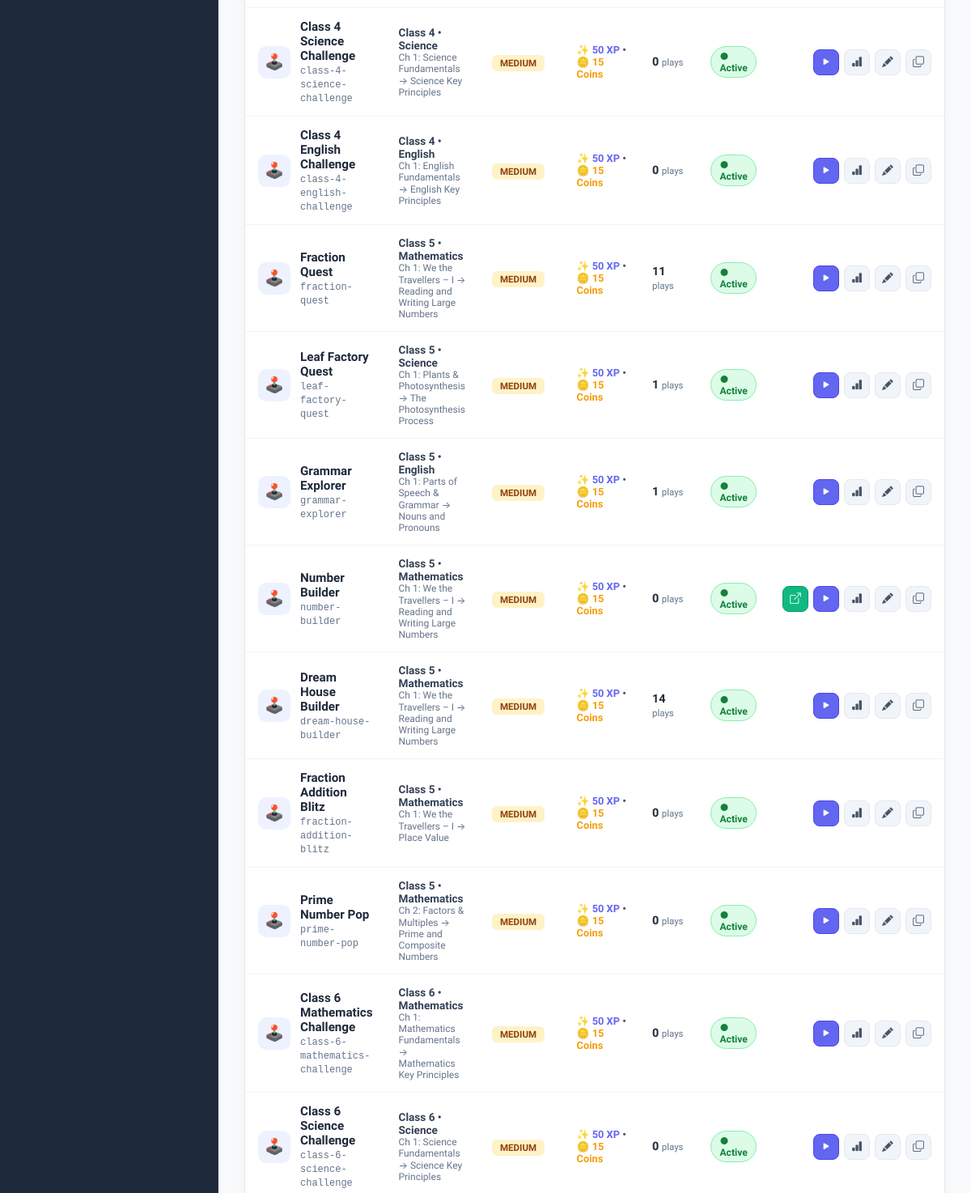
Page /tezadmin/games/ (signed in, middle part) on the earlier database version.
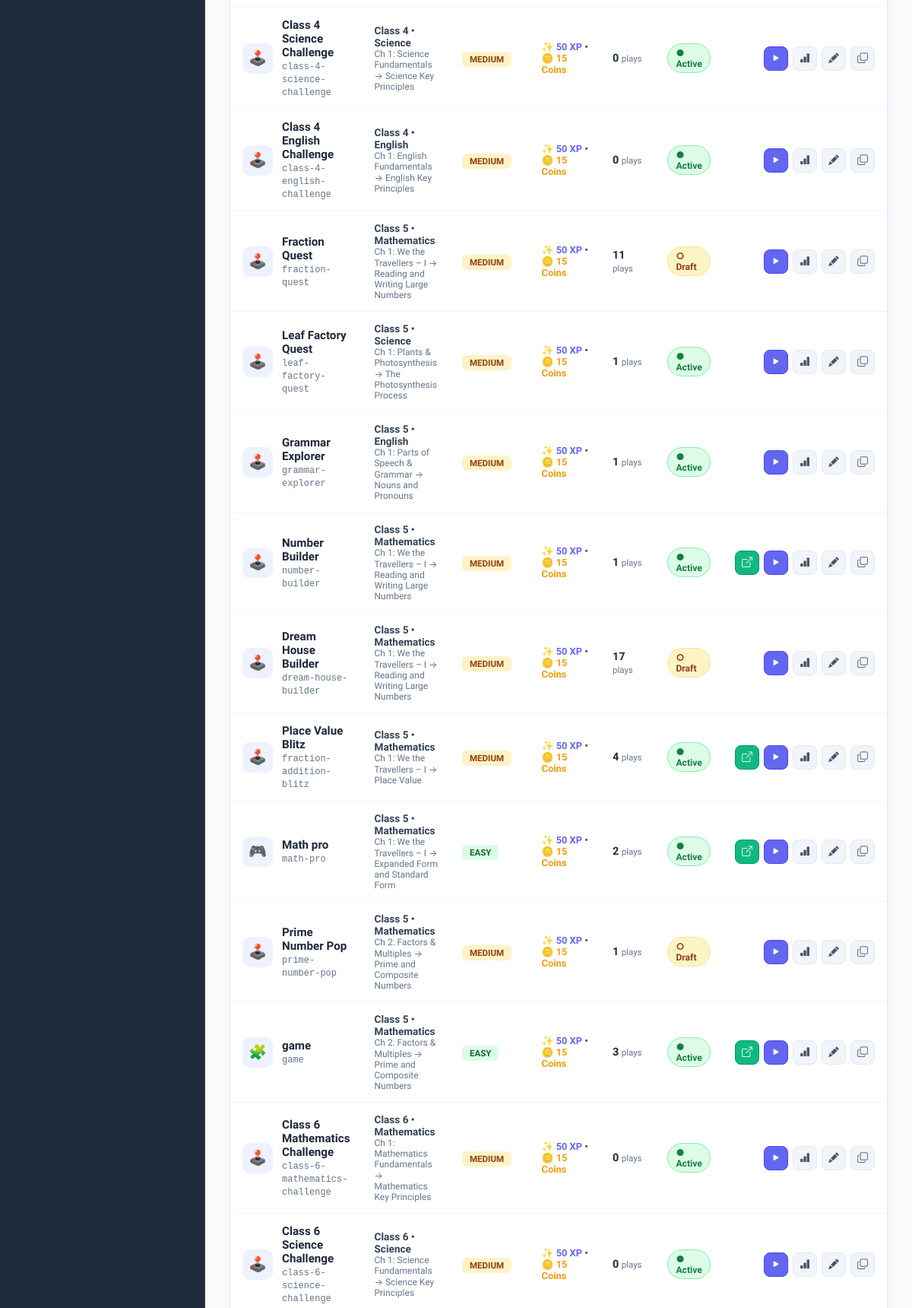
Same page on the later database version.
### games/models.py (models this page shows, shortened)
class Game(models.Model):
    DIFFICULTY_CHOICES = [
        ("easy", "Easy"),
        ("medium", "Medium"),
        ("hard", "Hard"),
    ]
    concept = models.ForeignKey(Concept, on_delete=models.CASCADE, related_name="games")
    template = models.ForeignKey(GameTemplate, on_delete=models.SET_NULL, null=True, blank=True, related_name="games")
    title = models.CharField(max_length=255)
    slug = models.SlugField(unique=True, max_length=255, blank=True, null=True)
    game_path = models.CharField(
        max_length=500,
        blank=True,
        default="",
        help_text="Path within games/ folder, e.g. class_5/mathematics/chapter_01_large_numbers/topic_01_reading_writing_numbers/number_builder"
    )
    game_type = models.CharField(max_length=50, default="house_builder", help_text="Engine identifier: house_builder, shopping, fractions, etc.")
    description = models.TextField(blank=True)
    instructions = models.TextField(blank=True)
    difficulty = models.CharField(max_length=20, choices=DIFFICULTY_CHOICES, default="medium")
    thumbnail = models.CharField(max_length=255, blank=True, null=True)
    estimated_time = models.PositiveIntegerField(default=15, help_text="Estimated play time in minutes")
    xp_reward = models.PositiveIntegerField(default=50)
    coin_reward = models.PositiveIntegerField(default=15)
    config = models.JSONField(default=dict, blank=True)  # General game config
    is_active = models.BooleanField(default=True)
    created_at = models.DateTimeField(default=timezone.now)
    updated_at = models.DateTimeField(auto_now=True)

### academics/models.py (models this page shows, shortened)
class Concept(models.Model):
    DIFFICULTY_CHOICES = [
        ("easy", "Easy"),
        ("medium", "Medium"),
        ("hard", "Hard"),
    ]
    chapter = models.ForeignKey(Chapter, on_delete=models.CASCADE, related_name="concepts")
    name = models.CharField(max_length=255)
    slug = models.SlugField(blank=True)
    description = models.TextField()
    real_world_example = models.TextField(blank=True, null=True)
    difficulty = models.CharField(max_length=20, choices=DIFFICULTY_CHOICES, default="medium")
    estimated_time = models.PositiveIntegerField(default=15, help_text="Estimated time in minutes")
    order = models.PositiveIntegerField()
    is_active = models.BooleanField(default=True)
    class Meta:
        ordering = ["order"]
        unique_together = ("chapter", "order")

class Chapter(models.Model):
    class_subject = models.ForeignKey(ClassSubject, on_delete=models.CASCADE, related_name="chapters")
    name = models.CharField(max_length=255)
    slug = models.SlugField(blank=True)
    description = models.TextField(blank=True)
    order = models.PositiveIntegerField()
    is_active = models.BooleanField(default=True)
    class Meta:
        ordering = ["order"]
        unique_together = ("class_subject", "order")

class ClassSubject(models.Model):
    student_class = models.ForeignKey(Class, on_delete=models.CASCADE, related_name="class_subjects")
    subject = models.ForeignKey(Subject, on_delete=models.CASCADE, related_name="class_subjects")
    total_modules = models.PositiveIntegerField(default=0)
    class Meta:
        unique_together = ("student_class", "subject")

class Class(models.Model):
    grade_number = models.PositiveIntegerField(unique=True)
    name = models.CharField(max_length=50)           # e.g., "Grade 5"
    class_label = models.CharField(max_length=50)    # e.g., "Class 5"
    slug = models.SlugField(unique=True, blank=True)  # e.g., "class-5"
    stage = models.CharField(max_length=100)          # e.g., "Olympiad Challenger"
    age_group = models.CharField(max_length=50)       # e.g., "Age 10 - 11"
    description = models.TextField(blank=True)
    category = models.CharField(
        max_length=20,
        choices=[
            ("primary", "Primary"),
            ("middle", "Middle"),
            ("senior", "Senior"),
        ]
    )
    is_active = models.BooleanField(default=True)
    created_at = models.DateTimeField(auto_now_add=True, null=True)
    updated_at = models.DateTimeField(auto_now=True, null=True)
    class Meta:
        verbose_name_plural = "Classes"
        ordering = ["grade_number"]

class Subject(models.Model):
    title = models.CharField(max_length=100, unique=True)
    subtitle = models.CharField(max_length=255)
    olympiad_code = models.CharField(max_length=100)
    icon_type = models.CharField(
        max_length=50,
        choices=[
            ("math", "math"),
            ("science", "science"),
            ("english", "english"),
        ]
    )
    color_theme = models.JSONField()
    is_active = models.BooleanField(default=True)

### common/admin_views.py (the view, shortened to what this page needs)
# urls.py: path("games/", admin_views.admin_game_library_view, name="game_library"),
@admin_required
def admin_game_library_view(request):
    games = (
        Game.objects
        .select_related("concept__chapter__class_subject__student_class", "concept__chapter__class_subject__subject")
        .order_by("concept__chapter__class_subject__student_class__grade_number", "concept__chapter__order", "concept__order")
    )
    for g in games:
        g.play_count = g.sessions.count()
        g.has_custom_html = False
        g.direct_preview_url = None
        if g.game_path:
            clean_path = g.game_path.strip("/\\")
            html_file = settings.BASE_DIR / "games" / clean_path / "index.html"
            if html_file.exists():
                g.has_custom_html = True
                g.direct_preview_url = f"/static/games/{clean_path}/index.html"
    context = {
        "title": "Educational Game Library",
        "active_tab": "games",
        "games": games,
        "classes": Class.objects.filter(is_active=True).order_by("grade_number"),
    }
    return render(request, "admin/game_library.html", context)

### common/admin_views.py (called while the page is built)
def admin_required(view_func):
    @wraps(view_func)
    def _wrapped_view(request, *args, **kwargs):
        if not request.user.is_authenticated:
            return redirect(f"/tezadmin/login/?next={request.path}")
        if not (request.user.is_staff or request.user.is_superuser):
            if request.headers.get("x-requested-with") == "XMLHttpRequest" or request.content_type == "application/json":
                return JsonResponse({"success": False, "message": "Access restricted: Administrator permissions required."}, status=403)
            return redirect(f"/tezadmin/login/?next={request.path}")
        return view_func(request, *args, **kwargs)
    return _wrapped_view

### common/context_processors.py (called while the page is built)
def user_context(request):
    if request.user.is_authenticated:
        if request.user.username == "student" and (request.user.is_staff or request.user.is_superuser):
            request.user.is_staff = False
            request.user.is_superuser = False
            request.user.save(update_fields=["is_staff", "is_superuser"])
        try:
            profile = request.user.profile
        except Exception:
            try:
                profile = StudentProfile.objects.filter(user=request.user).first()
            except Exception:
                profile = None
        return {
            "profile": profile,
            "student_profile": profile,
        }
    return {
        "profile": None,
        "student_profile": None,
    }

### frontend/templates/admin/game_library.html (shortened to what this page needs)
{% extends "admin/base_admin.html" %}
{% block content %}
<div class="admin-card" style="padding: 0; overflow: hidden;">
  <table class="admin-table" id="gamesTable">
    <tbody>
      {% for game in games %}
        <tr class="game-row" data-title="{{ game.title|lower }}" data-class="Class {{ game.concept.chapter.class_subject.student_class.grade_number }}" data-diff="{{ game.difficulty }}">
          <td>
            <div style="display: flex; align-items: center; gap: 12px;">
              <div class="game-icon-box">
                {% if game.game_type == 'math_arithmetic' %}🔢
                {% elif game.game_type == 'interactive_activity' %}🎮
                {% elif game.game_type == 'puzzle' %}🧩
                {% else %}🕹️{% endif %}
              </div>
              <div>
                <strong style="font-size: 0.95rem; color: #1E293B; display: block;">{{ game.title }}</strong>
                <code style="font-size: 0.75rem; color: #64748B;">{{ game.slug }}</code>
              </div>
            </div>
          </td>
          <td>
            <div style="font-size: 0.85rem; font-weight: 700; color: #334155;">
              Class {{ game.concept.chapter.class_subject.student_class.grade_number }} • {{ game.concept.chapter.class_subject.subject.title }}
            </div>
            <div style="font-size: 0.75rem; color: #64748B;">
              Ch {{ game.concept.chapter.order }}: {{ game.concept.chapter.name }} → {{ game.concept.name }}
            </div>
          </td>
          <td>
            <span class="diff-pill diff-{{ game.difficulty }}">{{ game.difficulty }}</span>
          </td>
          <td>
            <div style="font-size: 0.8rem; font-weight: 700; color: #475569;">
              <span style="color: #6366F1;">✨ {{ game.xp_reward }} XP</span> •
              <span style="color: #F59E0B;">🪙 {{ game.coin_reward }} Coins</span>
            </div>
          </td>
          <td>
            <strong style="font-size: 0.9rem; color: #1E293B;">{{ game.play_count }}</strong>
            <span style="font-size: 0.72rem; color: #64748B;">plays</span>
          </td>
          <td>
            <span class="status-pill status-badge-toggle {% if game.is_active %}active{% else %}draft{% endif %}" id="status-badge-{{ game.id }}" onclick="toggleGameStatus('{{ game.id }}')">
              {% if game.is_active %}● Active{% else %}○ Draft{% endif %}
            </span>
          </td>
          <td style="text-align: right; padding-right: 24px;">
            <div class="action-btns" style="justify-content: flex-end;">
              {% if game.direct_preview_url %}
              <a href="{{ game.direct_preview_url }}" class="action-btn" target="_blank" title="Open Clean Static Game (Direct Window) ↗" style="background: #10B981; color: #FFFFFF; border-color: #059669;">
                <i class="bi bi-box-arrow-up-right"></i>
              </a>
              {% endif %}
              <a href="{% url 'common:game_play_standalone' game.slug %}" class="action-btn" target="_blank" title="Launch Game in Different Page 🚀" style="background: #6366F1; color: #FFFFFF; border-color: #4F46E5;">
                <i class="bi bi-play-fill"></i>
              </a>
              <a href="{% url 'tezadmin:game_analytics' game.id %}" class="action-btn" title="View Telemetry Analytics">
                <i class="bi bi-bar-chart-fill"></i>
              </a>
              <a href="{% url 'tezadmin:game_edit' game.id %}" class="action-btn" title="Edit Game Metadata & Code">
                <i class="bi bi-pencil-fill"></i>
              </a>
              <button type="button" class="action-btn" onclick="duplicateGame('{{ game.id }}')" title="Duplicate Game Clone">
                <i class="bi bi-copy"></i>
              </button>
            </div>
          </td>
        </tr>
      {% empty %}
        <tr>
          <td colspan="7" style="text-align: center; padding: 48px; color: #94A3B8;">
            No games found. Click <strong>+ Add New Game</strong> to upload or register your first educational game.
          </td>
        </tr>
      {% endfor %}
    </tbody>
  </table>
</div>
{% endblock %}

### frontend/templates/admin/base_admin.html (shortened to what this page needs)
<!DOCTYPE html>
<html lang="en">
<head>
  <link rel="stylesheet" href="https://cdn.jsdelivr.net/npm/bootstrap-icons@1.11.3/font/bootstrap-icons.min.css" />
</head>
<body>
  <aside class="admin-sidebar">
    <nav class="sidebar-menu">
    </nav>
  </aside>
  <main class="admin-main">
    <div class="admin-body">
      {% block content %}{% endblock %}
    </div>
  </main>
</body>
</html>

### frontend/templates/admin/base_admin.html (style rules this page uses)
:root { --bg-dark: #0F172A; --bg-sidebar: #1E293B; --bg-card: #FFFFFF; --bg-body: #F8FAFC; --primary: #6366F1; --primary-hover: #4F46E5; --text-main: #0F172A; --text-muted: #64748B; --border: #E2E8F0; --success: #10B981; --warning: #F59E0B; --danger: #EF4444; }
*, *::before, *::after { box-sizing: border-box; margin: 0; padding: 0; }
body { font-family: 'Plus Jakarta Sans', -apple-system, BlinkMacSystemFont, sans-serif; background: var(--bg-body); color: var(--text-main); display: flex; min-height: 100vh; overflow-x: hidden; }
.admin-sidebar { width: 270px; background: var(--bg-sidebar); color: #F8FAFC; flex-shrink: 0; display: flex; flex-direction: column; position: sticky; top: 0; height: 100vh; overflow-y: auto; border-right: 1px solid rgba(255, 255, 255, 0.08); z-index: 100; }
.sidebar-menu { padding: 20px 14px; display: flex; flex-direction: column; gap: 4px; flex: 1; }
.admin-main { flex: 1; display: flex; flex-direction: column; min-width: 0; height: 100vh; overflow-y: auto; }
.admin-body { padding: 28px 32px 60px; flex: 1; max-width: 1400px; width: 100%; }
.admin-card { background: var(--bg-card); border: 1.5px solid var(--border); border-radius: 20px; padding: 24px; box-shadow: 0 4px 16px rgba(15, 23, 42, 0.03); margin-bottom: 24px; }
.admin-table { width: 100%; border-collapse: collapse; text-align: left; font-size: 0.88rem; }
.status-pill { display: inline-flex; align-items: center; gap: 6px; padding: 4px 10px; border-radius: 20px; font-size: 0.76rem; font-weight: 800; }
.status-pill.active { background: #DCFCE7; color: #15803D; border: 1px solid #86EFAC; }
.status-pill.draft { background: #FEF3C7; color: #92400E; border: 1px solid #FDE68A; }

### frontend/templates/admin/game_library.html (style rules this page uses)
.game-icon-box { width: 40px; height: 40px; border-radius: 10px; background: #EEF2FF; color: var(--primary); display: grid; place-items: center; font-size: 1.2rem; flex-shrink: 0; }
.status-badge-toggle { cursor: pointer; user-select: none; transition: all 0.15s ease; }
.action-btns { display: flex; align-items: center; gap: 6px; }
.action-btn { width: 32px; height: 32px; border-radius: 8px; background: #F1F5F9; color: #475569; border: 1px solid var(--border); display: inline-grid; place-items: center; text-decoration: none; font-size: 0.85rem; cursor: pointer; transition: all 0.15s ease; }
.diff-pill { font-size: 0.72rem; font-weight: 800; padding: 3px 10px; border-radius: 6px; text-transform: uppercase; }
.diff-easy { background: #DCFCE7; color: #166534; }
.diff-medium { background: #FEF3C7; color: #92400E; }

Differences in the rows shown:
changed Game "Fraction Quest": is_active "● Active" → "○ Draft"
computed for Game "Number Builder": play_count "0" → "1"
changed Game "Dream House Builder": play_count "14" → "17"; is_active "● Active" → "○ Draft"
changed Game "fraction-addition-blitz": title "Fraction Addition Blitz" → "Place Value Blitz"; play_count "0" → "4"
added Game: title "Math pro", slug "math-pro", concept.chapter.class_subject.student_class.grade_number "5", concept.chapter.class_subject.subject "Mathematics", concept.chapter.order "1", concept.chapter.name "We the Travellers – I", concept.name "Expanded Form and Standard Form", difficulty "EASY", xp_reward "50", coin_reward "15", play_count "2", is_active "● Active"
changed Game "Prime Number Pop": play_count "0" → "1"; is_active "● Active" → "○ Draft"
added Game: title "game", slug "game", concept.chapter.class_subject.student_class.grade_number "5", concept.chapter.class_subject.subject "Mathematics", concept.chapter.order "2", concept.chapter.name "Factors & Multiples", concept.name "Prime and Composite Numbers", difficulty "EASY", xp_reward "50", coin_reward "15", play_count "3", is_active "● Active"
